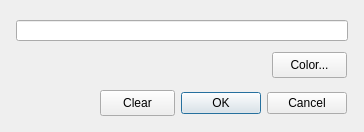
<?xml version="1.0" encoding="UTF-8"?>
<ui version="4.0">
 <class>QCaStripChartItemDialog</class>
 <widget class="QWidget" name="QCaStripChartItemDialog">
  <property name="geometry">
   <rect>
    <x>0</x>
    <y>0</y>
    <width>364</width>
    <height>132</height>
   </rect>
  </property>
  <property name="windowTitle">
   <string>Strip Chart PV Setup</string>
  </property>
  <widget class="QDialogButtonBox" name="buttonBox">
   <property name="geometry">
    <rect>
     <x>176</x>
     <y>90</y>
     <width>171</width>
     <height>26</height>
    </rect>
   </property>
   <property name="standardButtons">
    <set>QDialogButtonBox::Cancel|QDialogButtonBox::Ok</set>
   </property>
  </widget>
  <widget class="QPushButton" name="clearButton">
   <property name="geometry">
    <rect>
     <x>100</x>
     <y>90</y>
     <width>75</width>
     <height>26</height>
    </rect>
   </property>
   <property name="text">
    <string>Clear</string>
   </property>
  </widget>
  <widget class="QLineEdit" name="pvNameEdit">
   <property name="geometry">
    <rect>
     <x>16</x>
     <y>20</y>
     <width>332</width>
     <height>21</height>
    </rect>
   </property>
   <property name="text">
    <string/>
   </property>
  </widget>
  <widget class="QPushButton" name="colorButton">
   <property name="geometry">
    <rect>
     <x>272</x>
     <y>52</y>
     <width>75</width>
     <height>26</height>
    </rect>
   </property>
   <property name="text">
    <string>Color...</string>
   </property>
  </widget>
 </widget>
 <resources/>
 <connections/>
</ui>
